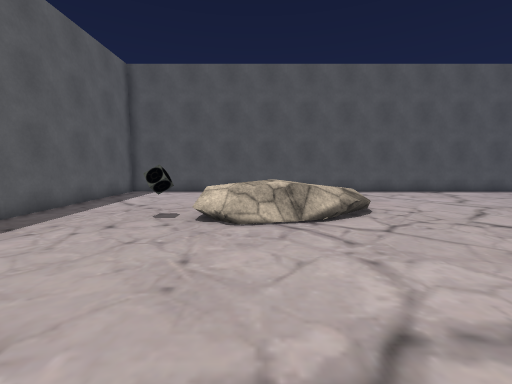
View 1 (above)

17 first-person views from a walk through a Unity game level. The camera is 1.4 m above the floor, tilts 6° down and sees 90° across. The floor is counted in squares, 1 m on a side. Each view is taken from the middle of a square. On the plan, view 1 faces up. The plan holds only what a view shows up to about 13 squares ahead; the rest is blank. The place goes on beyond the plan. The player is left out. Some surface patterns are stand-ins.

View 2
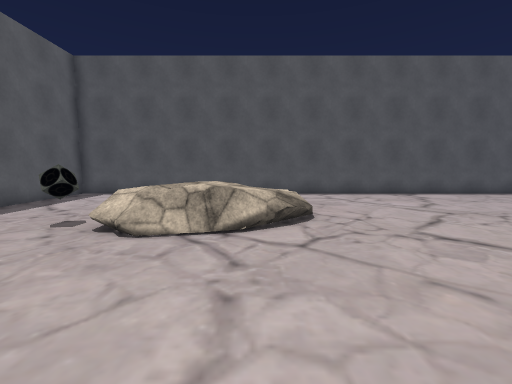

View 3
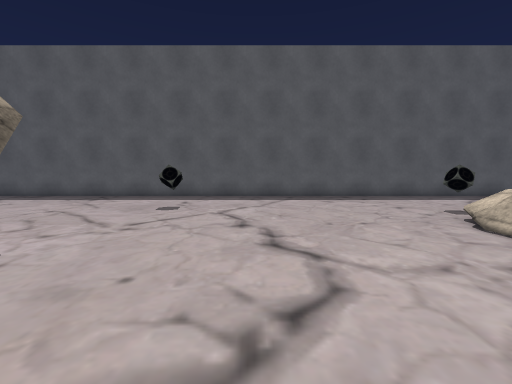

View 4
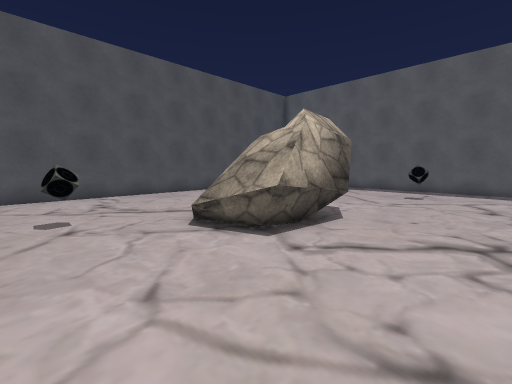

View 5
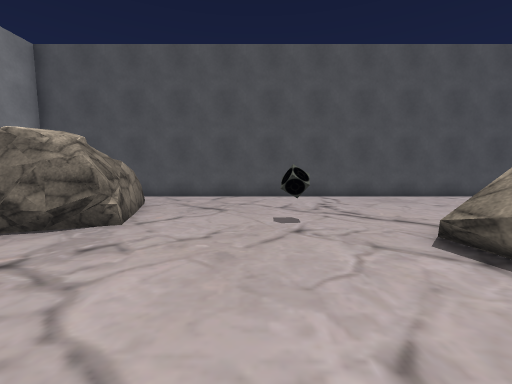

View 6
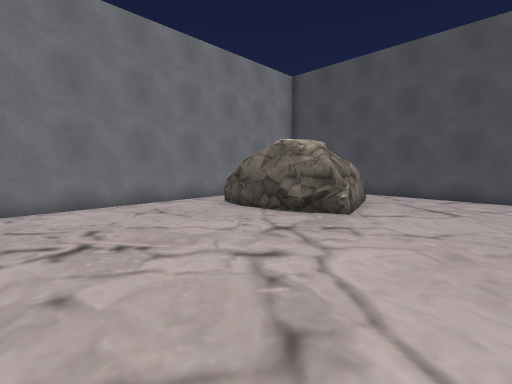

View 7
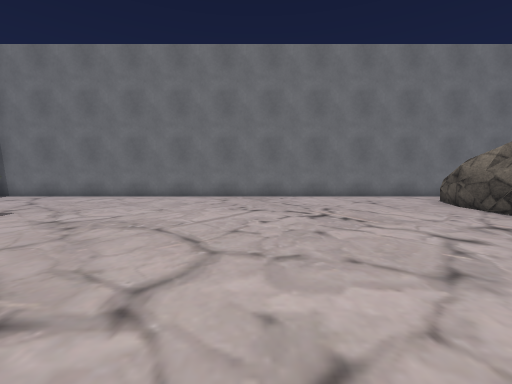

View 8
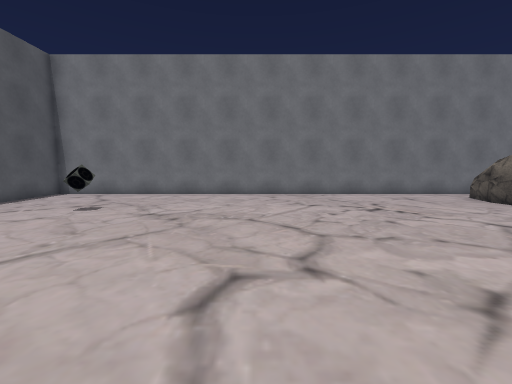

View 9
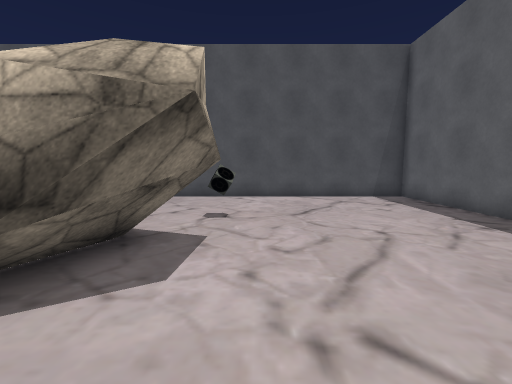

View 10
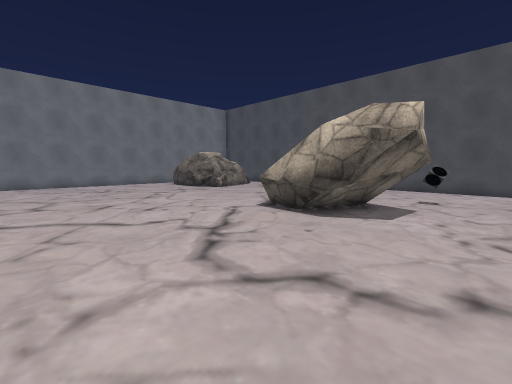

View 11
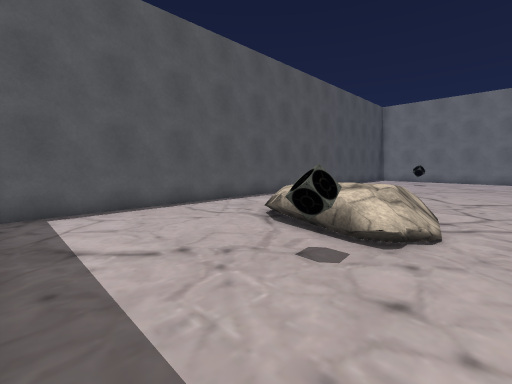

View 12
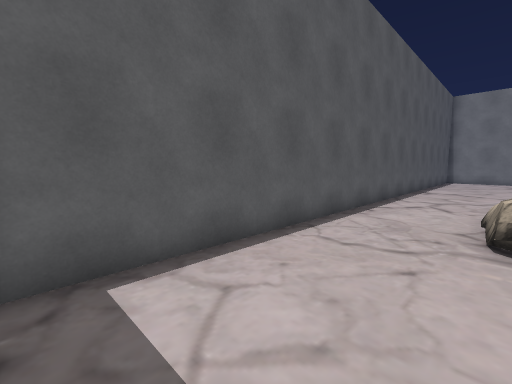

View 13
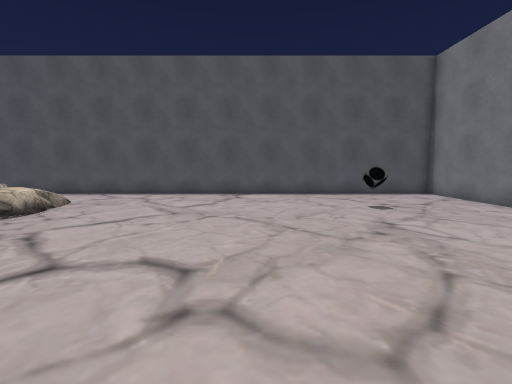

View 14
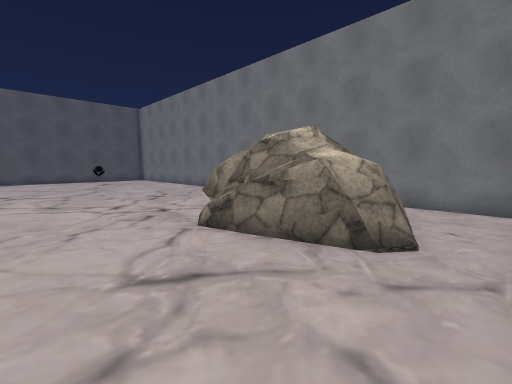

View 15
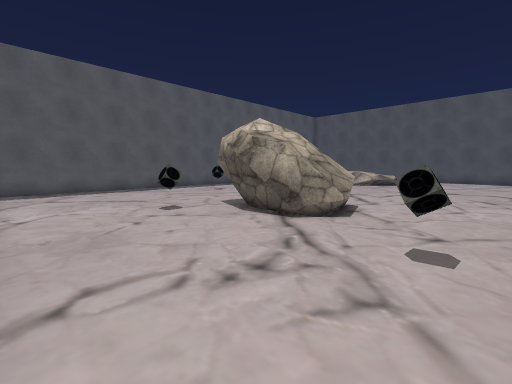

View 16
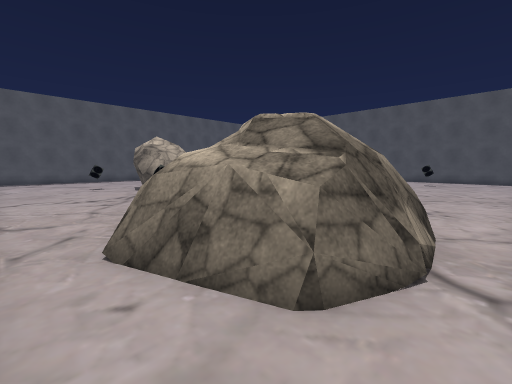

View 17
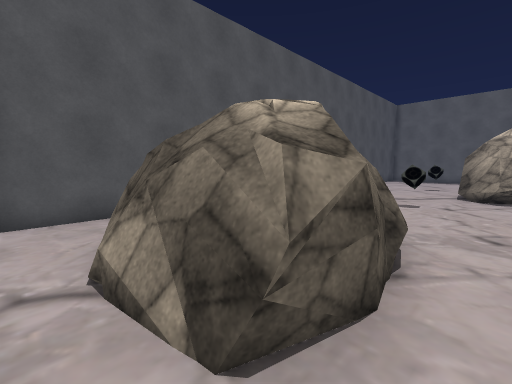

### Floor plan
Points are (right, up) in squares from view 1. A wall is a line through its corners. A room is listed if a view was taken in it or the views show most of it. See-through windows are left out.
Room 1 (views 1, 2, 3, 4, 5, 6, 7, 8, 9, 10, 11, 12, 13, 14, 15, 16, 17)
walls: (18.5, -11.1) (18.5, 13.6) (-6.6, 13.6) (-6.6, -11.4) (18.1, -11.4)
objects: other object (-3, -2); other object (-3, 7); other object (-1, 9) to (1, 10); other object (1, -7); other object (1, -5) to (6, -2); other object (8, -6); other object (13, -10) to (17, -5); other object (14, 9)

Positions as (right, up) in squares from view 1, and headings:
1: (0, 0), facing up
2: (2, 1), facing up
3: (5, 1), facing left
4: (9, 1), facing down-left
5: (9, 0), facing down
6: (9, 1), facing down-right
7: (7, 2), facing right
8: (6, 4), facing right
9: (0, 0), facing down
10: (-1, 4), facing down-right
11: (-6, 5), facing up-right
12: (-6, 10), facing up-right
13: (10, 1), facing up
14: (9, -11), facing up-right
15: (9, -11), facing up-left
16: (18, -11), facing up-left
17: (18, -4), facing down-left
